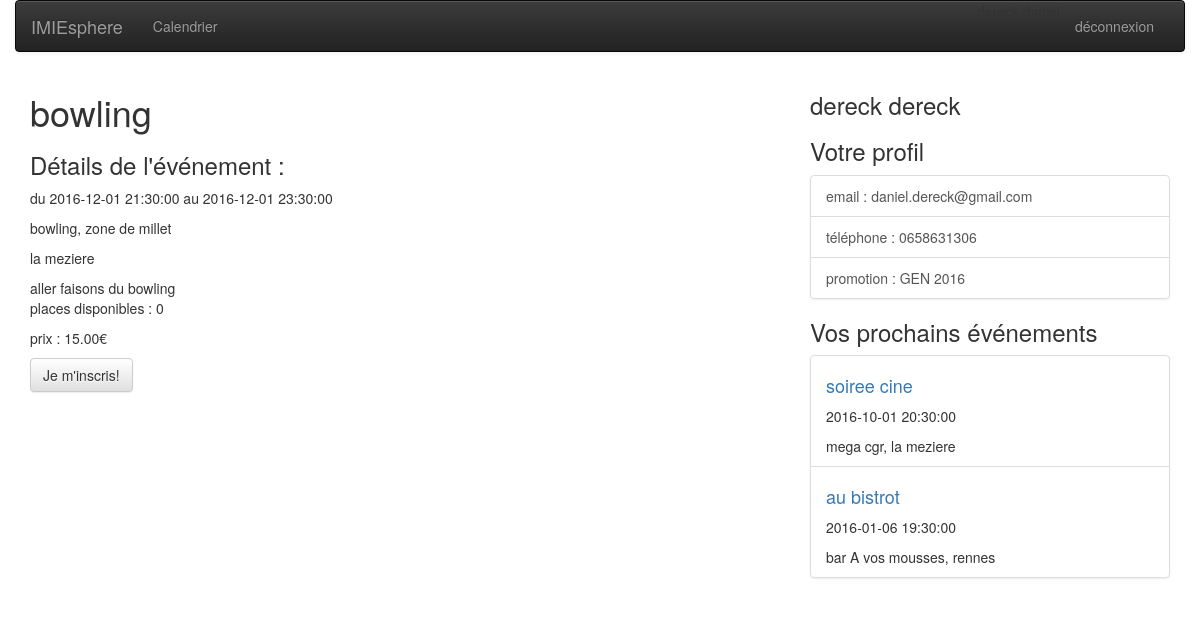
Page /index.php?action=eventShow&id_event=2 (signed in) on the committed database.
### tables this page shows
CREATE TABLE event(
        id_event          int (11) Auto_increment  NOT NULL ,
        event_name        Varchar (30) NOT NULL ,
        event_description Text ,
        event_start       Datetime NOT NULL ,
        event_end         Datetime ,
        id_address        Int NOT NULL ,
        PRIMARY KEY (id_event )
);

CREATE TABLE address(
        id_address    int (11) Auto_increment  NOT NULL ,
        street        Varchar (50) ,
        street_number Varchar (8) ,
        building      Varchar (35) ,
        address_name  Varchar (25) ,
        id_city       Int NOT NULL ,
        PRIMARY KEY (id_address )
);

CREATE TABLE city(
        id_city     int (11) Auto_increment  NOT NULL ,
        city_name   Varchar (30) NOT NULL ,
        postal_code Mediumint ,
        PRIMARY KEY (id_city )
);

CREATE TABLE registration(
        id_registration    int (11) Auto_increment  NOT NULL ,
        max_place          Int ,
        registration_start Datetime NOT NULL ,
        registration_end   Datetime ,
        pre_registration   Datetime ,
        id_event           Int NOT NULL ,
        PRIMARY KEY (id_registration )
);

CREATE TABLE payment(
        id_payment int (11) Auto_increment  NOT NULL ,
        price      Decimal (6,2) ,
        PRIMARY KEY (id_payment )
);

### application/models/EventModel.php (called while the page is built, shortened)
<?php
class EventModel {
    public function getEvent($id_event) {
    	$db = Db::getInstance();
    	$query = $db->query('SELECT event.id_event, event.event_name, event.event_description, event.event_start, event.event_end, address.street_number, address.street, address.building, address.address_name, city.city_name FROM event
                                INNER JOIN address ON event.id_address = address.id_address
                                INNER JOIN city ON address.id_city = city.id_city
                                WHERE event.id_event = '.$id_event.'');
    	$event = $query->fetch();
    	return $event;
    }
}
?>

### application/models/RegistrationModel.php (called while the page is built, shortened)
<?php
class RegistrationModel {
	public function getRegistrationMore ($id_event, $id_role){
		$db = Db::getInstance();
		$query = $db->query('SELECT registration.id_registration, registration.max_place, registration.registration_start, registration.registration_end, registration.pre_registration, payment.price  FROM registration
						        INNER JOIN cost ON registration.id_registration = cost.id_registration
						        INNER JOIN payment ON cost.id_payment = payment.id_payment
						        WHERE registration.id_event = '.$id_event.' AND cost.id_role = '.$id_role.'');
		$registration = $query->fetch();
		return $registration;
	}
}
?>

### application/models/UserRegistrationModel.php (called while the page is built, shortened)
<?php
class UserRegistrationModel {
	public function getUserRegistration ($id_user){
		$db = Db::getInstance();
		$query = $db->query('SELECT event.id_event, event.event_name, event.event_start, address.address_name, city.city_name FROM user_registration
								INNER JOIN registration ON user_registration.id_registration = registration.id_registration
								INNER JOIN event ON registration.id_event = event.id_event
								INNER JOIN address ON event.id_address = address.id_address
								INNER JOIN city ON address.id_city = city.id_city
						        WHERE user_registration.id_user = '.$id_user.'');
		$query = $query->fetchAll();
		return $query;
	}
}
?>

### application/controllers/UserRegistrationController.php (called while the page is built, shortened)
<?php
class UserRegistrationController{
	public function getUserRegistration ($id_user){
		require_once('application/models/UserRegistrationModel.php');
		$userRegistrationModel = new UserRegistrationModel();
		$userEvents = $userRegistrationModel->getUserRegistration($id_user);
		return $userEvents;
	}
}

### application/views/site/EventDetails.php (the view, shortened to what this page needs)
            <div class="row">
                <div class="col-sm-8">
                    <h1><?php echo $event['event_name'] ?></h1>
                        <article class="article">
                            <header>
                                <h3>Détails de l'événement :</h3>
                                <p class="article-info"><?php echo 'du '.$event['event_start'].' au '. $event['event_end']; ?></p>
                            	<p class="article-info"><?php echo $event['address_name'].', '.$event['building'].' '.$event['street_number'].' '.$event['street']; ?></p>
                            	<p class="article-info"><?php echo $event['city_name']; ?></p>
                            </header>
                            <section><?php echo $event['event_description'] ?></section>
                            <footer>
                                <p>places disponibles : <span id="availability">0</span></p>
                                <p>prix : <?php echo $registration['price'].'€'; ?></p>
                            </footer>
                        </article>
                        <form id="userRegistration" action="index.php?action=userRegistration" method="POST">
                        	<button type="submit" class="btn btn-default" id="register">Je m'inscris!</button>
                    	</form>
                </div>
                <?php if(isset($_SESSION['id_role'])) : ?>
                    <?php require_once('application/views/layout/side.php'); ?>
                <?php endif; ?>
            </div>
<?php require_once('application/views/layout/footer.php'); ?>

### application/views/layout/side.php
<div class="col-sm-4">
    <aside>
        <div class="post-recents">
            <h3><?php echo $_COOKIE['userInfos']['firstname'].' '.$_COOKIE['userInfos']['firstname']; ?></h3>
        </div>
        <div class="categories liste">
            <h3>Votre profil</h3>
            <div class="list-group">
                <a href="#" class="list-group-item list-perso"><?php echo 'email : '.$_COOKIE['userInfos']['email']; ?> </a>
                <a href="#" class="list-group-item list-perso "><?php echo 'téléphone : '.$_COOKIE['userInfos']['phone']; ?> </a>
                <a href="#" class="list-group-item list-perso"><?php echo 'promotion : '.$_COOKIE['userInfos']['grade_name'].' '.$_COOKIE['userInfos']['promotion']; ?> </a>
            </div>
        </div>
        <div class="commentaires-recents liste">
            <h3>Vos prochains événements</h3>
            <div class="list-group">
            	<?php foreach ($_COOKIE['userEvents'] as $event) : ?>
        			<article class="list-group-item list-perso">
            			<header>
             		<h4><a href="index.php?action=eventShow&id_event=<?php echo $event['id_event']; ?>" id="link" ><?php echo $event['event_name']; ?></a></h4>
                		<p class="article-info"><?php echo $event['event_start'] ?></p>
           				</header>
            			<footer>
                			<span><?php echo $event['address_name'].', '.$event['city_name'] ?></span>
            			</footer>
        			</article>
    			<?php endforeach; ?>
            </div>
        </div>
    </aside>
</div>

### rows in the picture
event: event_name "bowling", event_start "2016-12-01 21:30:00", event_end "2016-12-01 23:30:00", id_address.address_name "bowling", id_address.street "zone de millet", city.city_name "la meziere", event_description "aller faisons du bowling"
registration: payment.price "15.00"
event: event_name "soiree cine", event_start "2016-10-01 20:30:00", id_address.address_name "mega cgr", city.city_name "la meziere"
event: event_name "au bistrot", event_start "2016-01-06 19:30:00", id_address.address_name "bar A vos mousses", city.city_name "rennes"

### other values in the picture
$_COOKIE['userInfos']['firstname'] "dereck"
$_COOKIE['userInfos']['email'] "daniel.dereck@gmail.com"
$_COOKIE['userInfos']['phone'] "0658631306"
$_COOKIE['userInfos']['grade_name'] "GEN"
$_COOKIE['userInfos']['promotion'] "2016"
